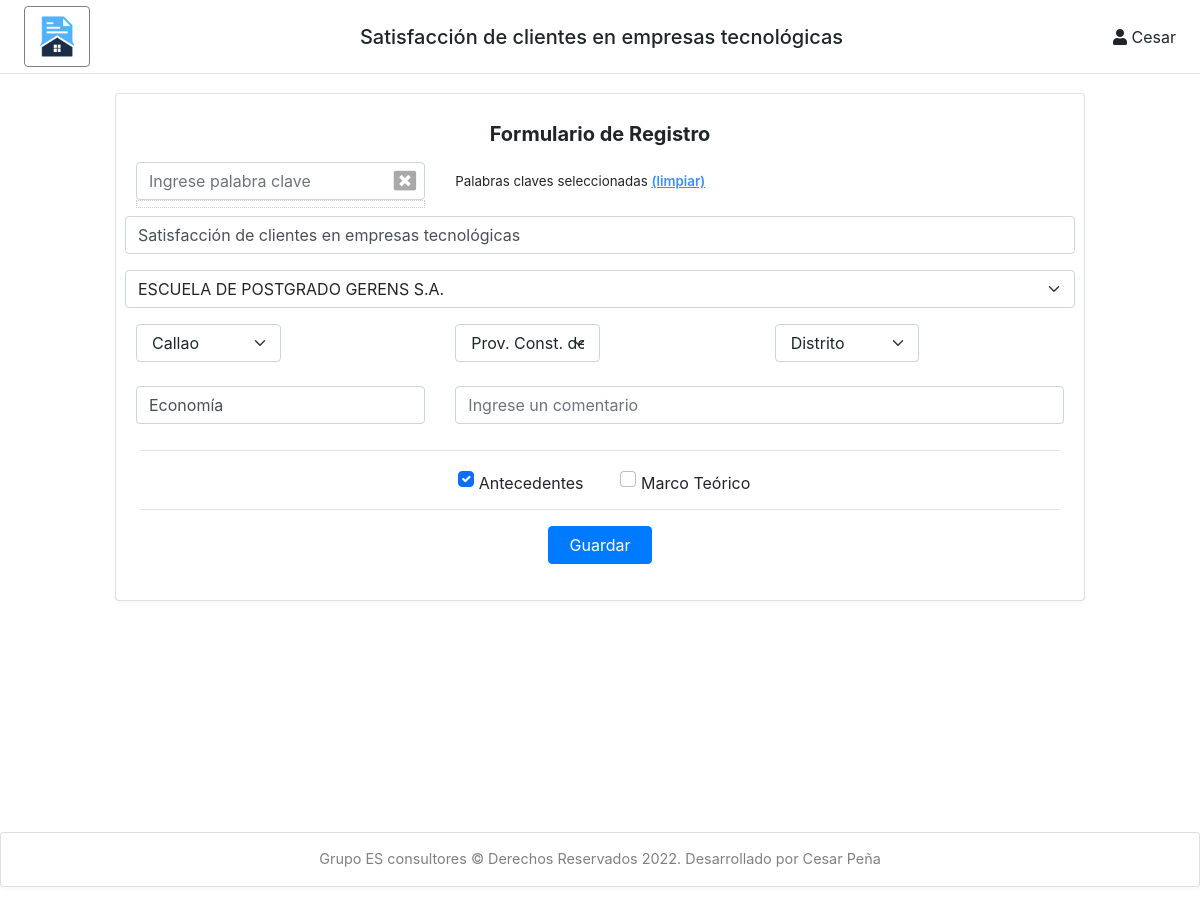
/edit/update/1 (signed in), run on an earlier commit of the app's database.
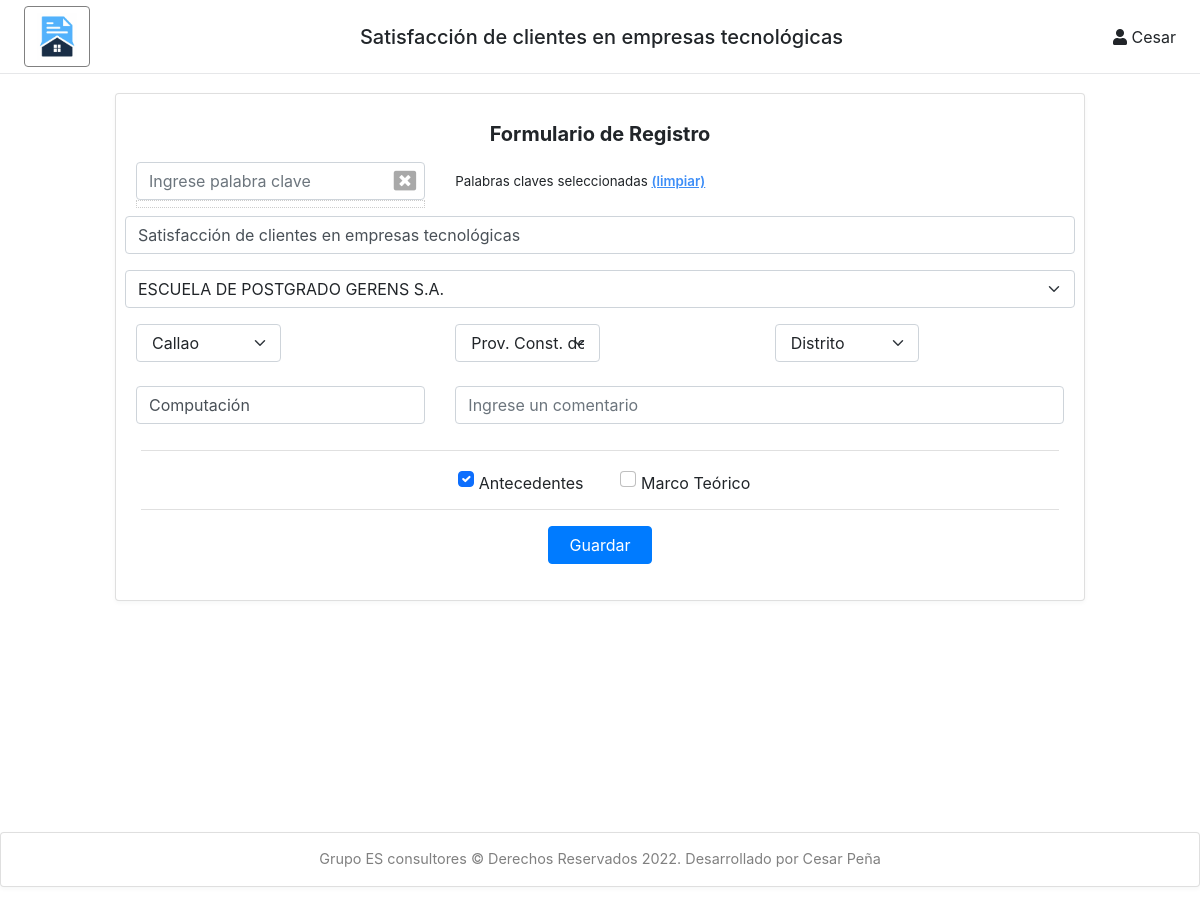
And on a later commit of the database.
### tables this page shows
CREATE TABLE "project_info" (
	"pro_id"	INTEGER,
	"pro_title"	TEXT,
	"pro_title_search"	TEXT,
	"pro_uni"	INTEGER,
	"pro_department"	INTEGER,
	"pro_province"	INTEGER,
	"pro_district"	INTEGER,
	"pro_career"	TEXT,
	"pro_comment"	TEXT,
	"pro_type_a"	INTEGER,
	"pro_type_m"	INTEGER,
	"pro_n_articles"	INTEGER,
	"pro_n_process"	INTEGER,
	"pro_user"	INTEGER,
	"pro_created"	TEXT,
	PRIMARY KEY("pro_id" ASC),
	FOREIGN KEY("pro_uni") REFERENCES "uni_info"("uni_id"),
	FOREIGN KEY("pro_province") REFERENCES "ubigeo_provinces"("id"),
	FOREIGN KEY("pro_user") REFERENCES "user"("id") ON DELETE NO ACTION ON UPDATE NO ACTION,
	FOREIGN KEY("pro_department") REFERENCES "ubigeo_departments"("id")
);

### main.py (the view)
@main.route('/edit/update/<id>')
def update_form(id):
    if current_user.is_authenticated:
        list_universities = get_listUniversities()
        list_departments = get_listDepartments()
        one_project = get_projectById(id)
        list_keywords = get_listKeywords()
        list_keywordsOne = get_listKeywordsById(id)
        list_keywordsOneId = [val['key_id'] for val in list_keywordsOne]
        key_id = ""
        list_provinces = get_listProvinces(one_project[0]['pro_department'])
        list_districts = get_listDistricts(one_project[0]['pro_province'], one_project[0]['pro_department'])
        return render_template('upload_form.html', name=current_user.name.split()[0], project=one_project[0], key_id=key_id, universities=list_universities, departments=list_departments, provinces=list_provinces, districts=list_districts, keywords=list_keywords, keywordsOne=list_keywordsOne, keywordsOneId=list_keywordsOneId, pro_id=id)
    else:
        return render_template('upload_form.html')

### utils/sqlite_tools.py (called while the page is built)
def get_listDepartments():
    table_name = 'ubigeo_departments'
    departments = []
    try:
        sqliteConnection = sqlite3.connect(data_base)
        cursor = sqliteConnection.cursor()
        query = f"""
                    SELECT id, name
                    FROM {table_name}
                """
        sqlite_select_query = query
        cursor.execute(sqlite_select_query)
        records = cursor.fetchall()
        for record in records:
            departments.append({
                    'dpt_id':       record[0],
                    'dpt_name':     record[1],
                    })
        cursor.close()
    except sqlite3.Error as error:
        print("Failed to list data from sqlite table", error)
    finally:
        if sqliteConnection:
            sqliteConnection.close()
        return departments

### templates/upload_form.html (shortened to what the changed rows need)
{% extends "layout_home.html" %}
{% block content %}
<div class="content">
    <div class="container" style="max-width: 1000px;">
        <div class="row">
            <div class="col-lg-12">
                <div class="card">
                    <div class="card-body">
                        <form class="needs-validation" action="{{ url_for('main.save_upload') }}" method="POST" accept-charset="utf-8">
                            <div class="row g-2">
                                <div class="mb-3">
                                    {% if project.pro_title %}
                                    <input type="text" class="form-control" id="title" name="title" value="{{ project.pro_title }}" required>
                                    {% else %}
                                    <input type="text" class="form-control" id="title" name="title" placeholder="Ingrese el título" value="" required>
                                    {% endif %}
                                </div>
                            </div>
                            <div class="row g-2">
                                <div class="mb-3 col-md-4">
                                    {% if project.pro_career %}
                                    <input type="text" class="form-control" name="career" value="{{ project.pro_career }}" required>
                                    {% else %}
                                    <input type="text" class="form-control" name="career" placeholder="Ingrese la carrera" required>
                                    {% endif %}
                                </div>
                            </div>
                        </form>
                    </div>
                </div>
            </div>
        </div>
    </div>
</div>
{% endblock %}

### templates/layout_home.html (shortened to what this page needs)
<!doctype html>
<html lang="en">
<head>
    <link rel="stylesheet" href="{{ url_for('static', filename='vendor/fontawesome/css/fontawesome.min.css') }}">
    <link rel="stylesheet" href="{{ url_for('static', filename='vendor/fontawesome/css/solid.min.css') }}">
    <link rel="stylesheet" href="{{ url_for('static', filename='vendor/fontawesome/css/brands.min.css') }}">
    <link rel="stylesheet" href="{{ url_for('static', filename='vendor/bootstrap/css/bootstrap.min.css') }}">
    <link rel="stylesheet" href="{{ url_for('static', filename='css/master.css') }}">
    <link rel="stylesheet" href="{{ url_for('static', filename='vendor/flagiconcss/css/flag-icon.min.css') }}">
    <link rel="stylesheet" href="https://maxcdn.bootstrapcdn.com/bootstrap/4.0.0/css/bootstrap.min.css">
    <link href="https://maxcdn.bootstrapcdn.com/font-awesome/4.7.0/css/font-awesome.min.css" rel="stylesheet">
    <link href="https://unpkg.com/gijgo@1.9.13/css/gijgo.min.css" rel="stylesheet" type="text/css" />
</head>
<body>
    <div class="wrapper">
        <div id="body" class="active">
            <nav class="navbar navbar-expand-lg navbar-white bg-white">
                <button type="button" id="sidebarCollapse" class="btn btn-light" style="border-color: gray; background-color: white;">
                    <a href="{{ url_for('main.home') }}">
                        <img class="card-icon_home" style="width: 40px;" src="../../static/img/home-icon.png">
                    </a>
                </button>
                <div class="collapse navbar-collapse" id="navbarSupportedContent">
                    {% if project %}
                    <span style="margin: 0 auto;"><h5 style="margin-bottom: 0;"> {{ project.pro_title }} </h5></span>
                    {% else %}
                    <span style="margin: 0 auto;"><h3 style="margin-bottom: 0;"><b> LYAN </b></h3></span>
                    {% endif %}
                    <ul class="nav navbar-nav">
                        <li class="nav-item dropdown">
                            <div class="nav-dropdown">
                                {% if current_user.is_authenticated %}
                                <i class="fas fa-user"></i> <span>{{name}}</span>
                                {% endif %}
                            </div>
                        </li>
                    </ul>
                </div>
            </nav>
            {% block content %}
            {% endblock %}
        </div>
    </div>
    <footer class="default_theme">
        <div class="container-fluid">
        <div class="row">
            <div class="card" style="margin-top: 2rem; padding-top:15px; font-size: 0.9em; text-align: center; width: 100%; color:grey;">
            <p>Grupo ES consultores © Derechos Reservados 2022. Desarrollado por Cesar Peña</p>
            </div>
        </div>
        </div>
    </footer>
    <link rel="stylesheet" href="http://code.jquery.com/ui/1.12.1/themes/base/jquery-ui.css">
</body>
</html>

What changed in the data, as far as the page shows it:
changed project_info "Satisfacción de clientes en empresas tecnológicas": career "Economía" → "Computación"
